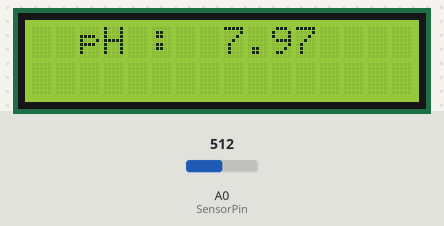
A sketch run on a simulated Arduino Uno, built with avr-gcc and run on an emulated ATmega328P. Shown: 16×2 character LCD. The inputs (shaded band) are chosen by the test bench; at power-on: A0 (SensorPin) = 512. What the sketch prints to the serial monitor is not drawn.

Above: at 1.3 s.
1.4 s: A0 (SensorPin) set to 716
At 3.4 s:
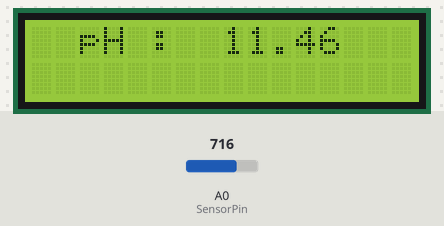
4.0 s: A0 (SensorPin) set to 900
At 5.8 s:
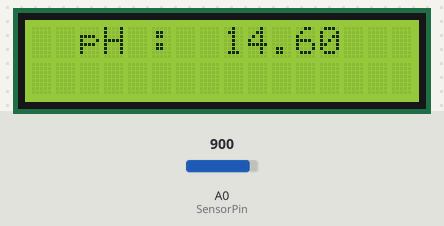
6.5 s: A0 (SensorPin) set to 1023
At 8.2 s:
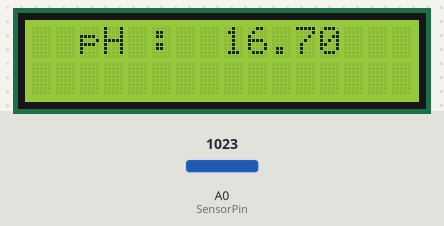
Timing chart, 0 to 9.7 s (numbered marks = the images above; inputs shaded):
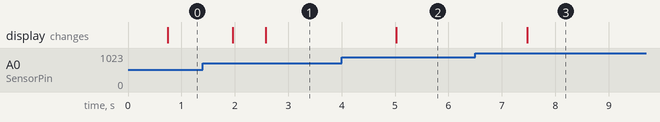

The sketch:

pH_LCD.ino
```cpp
#include<LiquidCrystal_I2C.h>
#include<Wire.h>
#define SensorPin 0
#define OFFSET -0.78
unsigned long int avgValue;
int buf[10], temp;

LiquidCrystal_I2C lcd(0x27,16,2);

void setup(){
  Serial.begin(9600);
    lcd.begin(16,2);
    lcd.clear();
    lcd.init();
    lcd.backlight();
  }

void loop()
{
  for(int i=0;i<10;i++)
  {
    buf[i]=analogRead(SensorPin);
    delay(10);
  }
  for(int i=0;i<9;i++)
  {
    for(int j=i+1;j<10;j++)
    {
      if(buf[i]>buf[j])
       {
        temp=buf[i];
        buf[i]=buf[j];
        buf[j]=temp;
      }
    }
  }
  avgValue=0;
  for(int i=2;i<8;i++)
    avgValue+=buf[i];
  float pHvalue=(float)avgValue*5.0/1024/6;
  pHvalue=3.5*pHvalue+OFFSET;
  Serial.println(pHvalue);
  delay(500);

  lcd.setCursor(2,0);
  lcd.print("pH :");
  lcd.setCursor(8,0);
  lcd.print(pHvalue,2);
  }
```

Measured:
- after the input at 1.4 s, the display: first changes after 0.56 s (image 1 shows a later state)
- after the input at 4.0 s, the display: changes after 1.0 s (image 2)
- after the input at 6.5 s, the display: changes after 0.97 s (image 3)
